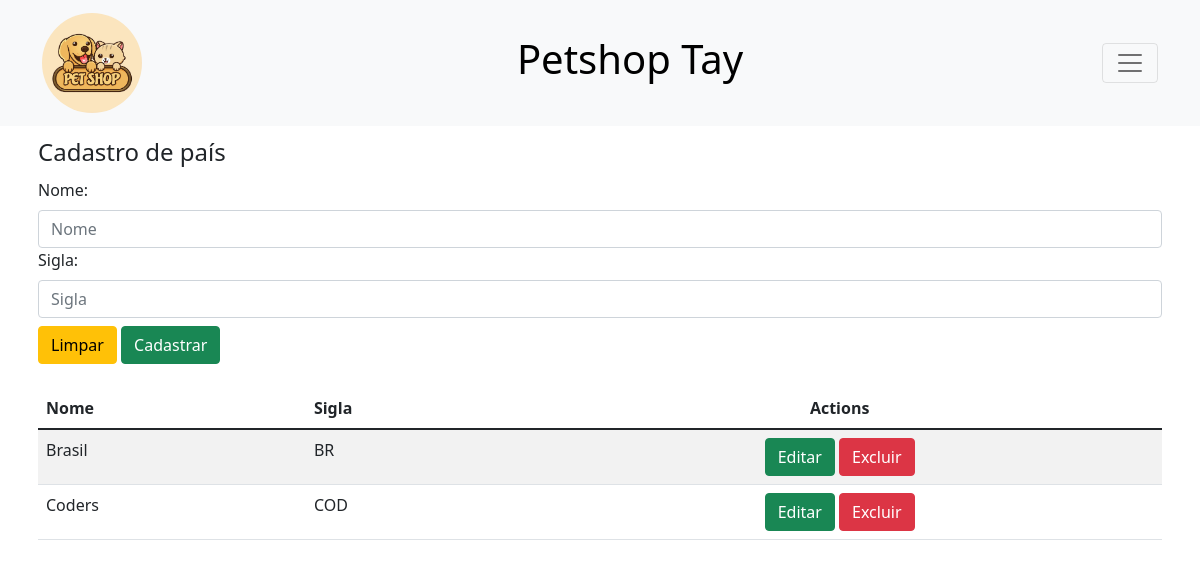
The page /view/FrmPais.php on the database its author committed.
### tables this page shows
CREATE TABLE `pais` (
  `id` int(11) NOT NULL,
  `nome` varchar(255) DEFAULT NULL,
  `sigla` varchar(20) DEFAULT NULL
);

### DAO/Conexao.php (called while the page is built, shortened)
<?php
class Conexao{
    public static function abrir(){
        $banco = "petshoptay";
        $local = "localhost";
        $usuario = "root";
        $senha = "password";
        $conn = mysqli_connect($local, $usuario, $senha, $banco);
        if($conn){
            return $conn;
        }else{
            return NULL;
        }
    }
    public static function consultar($sql){
        $conn = self::abrir();
        if($conn){
            $result = mysqli_query($conn, $sql);
            return $result;
        }
        return NULL;
    }
}

### DAO/PaisDao.php (called while the page is built, shortened)
<?php
include_once "../DAO/Conexao.php";
include_once "../model/PaisModel.php";
class PaisDao{
    public static function buscar(){
        $sql = "SELECT id, nome, sigla FROM pais ORDER BY nome";
        $result = Conexao::consultar($sql);
        $lista = new ArrayObject();
        if($result != null){
            while(list($_id, $_nome, $_sigla) = mysqli_fetch_row($result)){
                $pais = new Pais();
                $pais->setId($_id);
                $pais->setNome($_nome);
                $pais->setSigla($_sigla);
                $lista->append($pais);
            }
        }
        return $lista;
    }
}

### model/PaisModel.php (called while the page is built)
<?php
class Pais
{
    private $id;
    private $nome;
    private $sigla;
    public function __construct($nome = NULL, $sigla = NULL){
        $this->nome = $nome;
        $this->sigla = $sigla;
    }
    public function getId(){
        return $this->id;
    }
    public function setId($id){
        $this->id = $id;
        return $this;
    }
    public function getNome(){
        return $this->nome;
    }
    public function setNome($nome){
        $this->nome = $nome;
        return $this;
    }
    public function getSigla(){
        return $this->sigla;
    }
    public function setSigla($sigla){
        $this->sigla = $sigla;
        return $this;
    }
}

### view/FrmPais.php (the view, shortened to what this page needs)
<?php
include_once '../DAO/PaisDao.php';
$action = 'inserir';
$listaPais = PaisDao::buscar();
?>
<!DOCTYPE html>
<html lang="pt-br">
<head>
    <link href="https://cdn.jsdelivr.net/npm/bootstrap@5.1.3/dist/css/bootstrap.min.css" rel="stylesheet">
</head>
<body>
    <header>
        <nav class="navbar navbar-light bg-light">
            <div class="d-flex container">
                <a class="navbar-brand" href="../index.php">
                    <img src="../assets/logo.jpg" style="border-radius: 50%;" width="100px" alt="">
                </a>
                <h1><a href="../index.php" class="d-xxl-none" style="text-decoration: none; color: black">Petshop Tay</a></h1>
                <button class="navbar-toggler" type="button" data-bs-toggle="collapse" data-bs-target="#navbarNav" aria-controls="navbarNav" aria-expanded="false" aria-label="Toggle navigation">
                    <span class="navbar-toggler-icon"></span>
                </button>
            </div>
        </nav>
    </header>
    <div class="container p-2">
        <fieldset>
            <legend>Cadastro de país</legend>
            <form method="POST" action="../controller/PaisController.php?<?= $action ?>">
                <label class="form-label">Nome: </label>
                <input type="text" value="<?= $values['nome'] ?? ''?>" placeholder="Nome" class="form-control" name="txtNome" required>
                <label class="form-label">Sigla: </label>
                <input type="text" value="<?= $values['sigla'] ?? ''?>" class="form-control" name="txtSigla" placeholder="Sigla" required>
                <input type="reset" value="Limpar" class="btn btn-warning my-2">
                <input type="submit" value="<?=isset($_REQUEST['editar']) ? 'Editar' : 'Cadastrar'?>" class="btn btn-success">
            </form>
        </fieldset>
    </div>
    <div class="container p-2">
        <table class="table table-striped">
            <thead>
                <tr>
                    <th>Nome</th>
                    <th>Sigla</th>
                    <th class="text-center">Actions</th>
                </tr>
            </thead>
            <tbody>
                <?php
                foreach ($listaPais as $pais) {
                    echo "<tr>";
                    echo "<td> {$pais->getNome()} </td>";
                    echo "<td> {$pais->getSigla()} </td>";
                    echo "<td class='text-center'>
                            <a href='FrmPais.php?editar&id={$pais->getId()}' class='btn btn-success'>Editar</a>
                            <a local='Pais' key='{$pais->getId()}' class='btn btn-danger excluir'>Excluir</a>
                        </td>";
                    echo "</tr>";
                }
                ?>
            </tbody>
        </table>
    </div>
    <?php
    include "templates/footer.php";
    ?>

### rows shown on the page
pais: nome "Brasil", sigla "BR"
pais: nome "Coders", sigla "COD"
